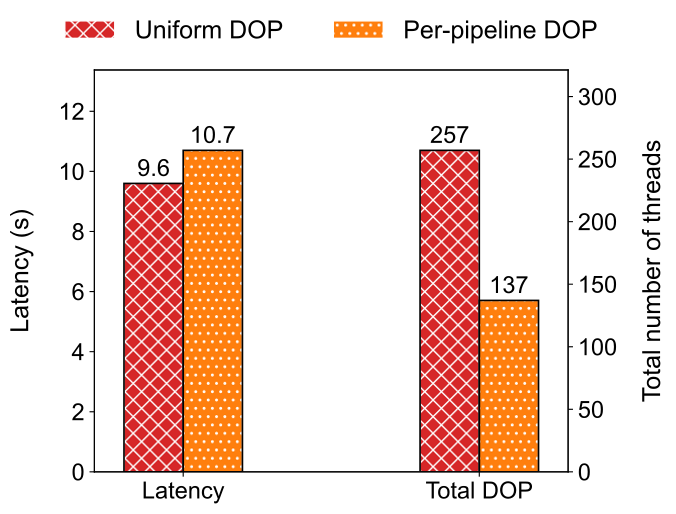

Write Python code to recreate this figure.
import matplotlib.pyplot as plt
import numpy as np
import matplotlib.pylab as pylab

# 数据
labels = ['Latency', 'Total DOP']
uniform_dop = [9.6, 257]
per_pipeline_dop = [10.7, 137]

x = np.arange(len(labels))
width = 0.20  # 柱宽更小

# 配色和花纹（参考multi_bar.py）
colors = ['C3', 'C1']
hatchs = ['xx', '..']

pylab.rcParams.update({
    'axes.labelsize': 18,
    'xtick.labelsize': 17,
    'ytick.labelsize': 17,
    'legend.fontsize': 20,  # 图例字体更大
    'font.family': 'Arial',
    'pdf.fonttype': 42,
})

fig, ax1 = plt.subplots(figsize=(6, 6))  # 画布更窄

# 左Y轴：Latency
bar1 = ax1.bar(x[0] - width/2, uniform_dop[0], width, label='Uniform DOP', color=colors[0], hatch=hatchs[0], edgecolor='white', linewidth=1)
bar2 = ax1.bar(x[0] + width/2, per_pipeline_dop[0], width, label='Per-pipeline DOP', color=colors[1], hatch=hatchs[1], edgecolor='white', linewidth=1)
# 白框
ax1.bar(x[0] - width/2, uniform_dop[0], width, color='none', edgecolor='black', linewidth=1.2)
ax1.bar(x[0] + width/2, per_pipeline_dop[0], width, color='none', edgecolor='black', linewidth=1.2)
ax1.set_ylabel('Latency (s)', labelpad=18)
ax1.set_ylim(0, max(uniform_dop[0], per_pipeline_dop[0]) * 1.25)

# 右Y轴：Total DOP
ax2 = ax1.twinx()
bar3 = ax2.bar(x[1] - width/2, uniform_dop[1], width, color=colors[0], hatch=hatchs[0], edgecolor='white', linewidth=1)
bar4 = ax2.bar(x[1] + width/2, per_pipeline_dop[1], width, color=colors[1], hatch=hatchs[1], edgecolor='white', linewidth=1)
# 白框
ax2.bar(x[1] - width/2, uniform_dop[1], width, color='none', edgecolor='black', linewidth=1.2)
ax2.bar(x[1] + width/2, per_pipeline_dop[1], width, color='none', edgecolor='black', linewidth=1.2)
ax2.set_ylabel('Total number of threads', labelpad=18)
ax2.set_ylim(0, max(uniform_dop[1], per_pipeline_dop[1]) * 1.25)

# x轴
ax1.set_xticks(x)
ax1.set_xticklabels(labels)
ax1.set_xlim(-0.3, 1.3)  # 让柱子更靠近

# 柱子上加数值
def autolabel(ax, rects, values):
    for rect, v in zip(rects, values):
        height = rect.get_height()
        ax.annotate(f'{v}',
                    xy=(rect.get_x() + rect.get_width() / 2, height),
                    xytext=(0, 2),
                    textcoords="offset points",
                    ha='center', va='bottom', fontsize=17)

# 只取BarContainer中的第一个Rectangle对象
autolabel(ax1, [bar1[0], bar2[0]], [uniform_dop[0], per_pipeline_dop[0]])
autolabel(ax2, [bar3[0], bar4[0]], [uniform_dop[1], per_pipeline_dop[1]])

# 图例
ax1.legend([bar1, bar2], ['Uniform DOP', 'Per-pipeline DOP'], loc='upper center', bbox_to_anchor=(0.5, 1.18), ncol=2, frameon=False, fontsize=18)

plt.tight_layout()
plt.subplots_adjust(left=0.18, right=0.97, top=0.85, bottom=0.18)  # 增加四周空白
plt.savefig('bar_compare.pdf', bbox_inches='tight', dpi=600)
